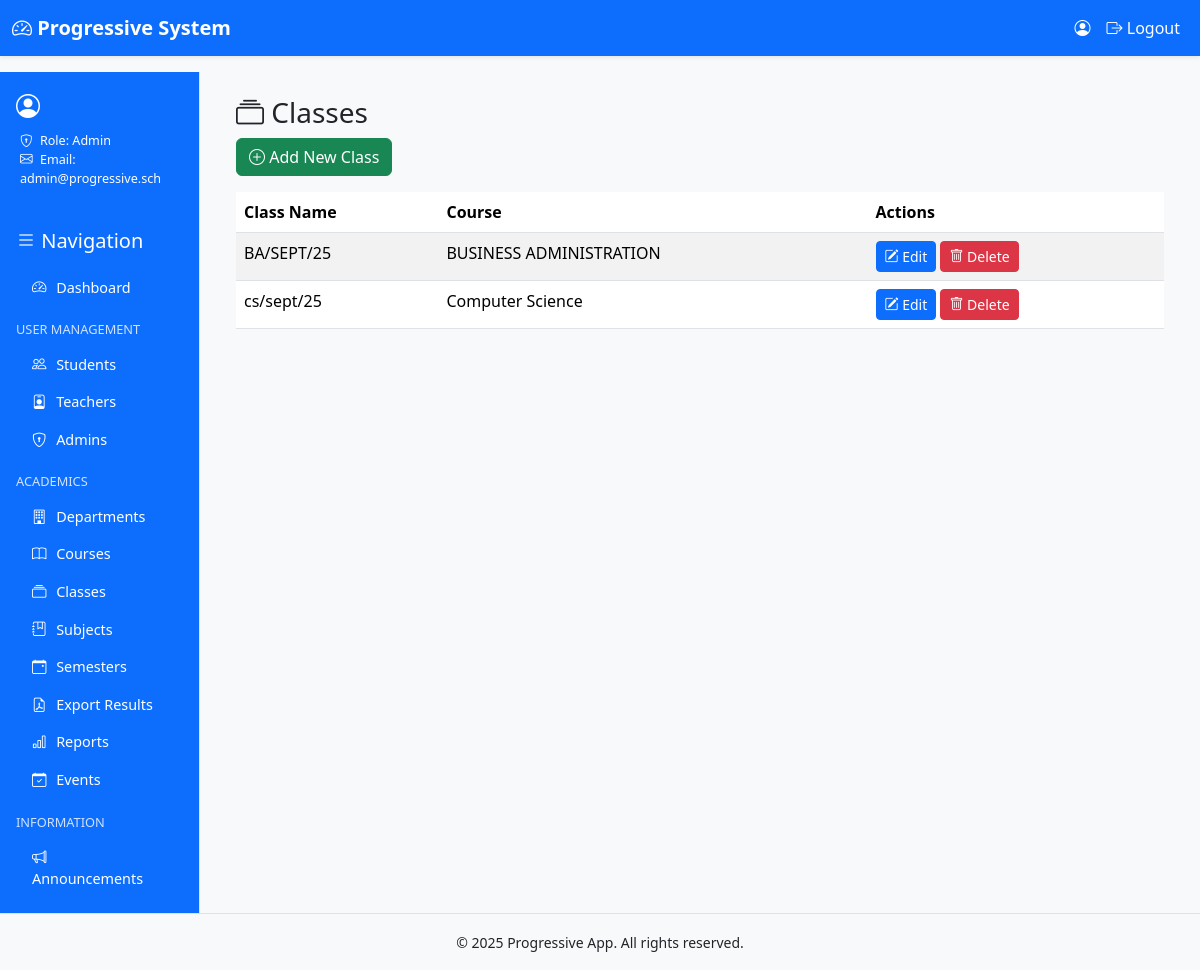
The page /classes/ (signed in) on the database its author committed.
### progressive_app/models.py (models this page shows, shortened)
class User(AbstractUser):
    ROLE_CHOICES = [
        ("admin", "Admin"),
        ("teacher", "Teacher"),
        ("student", "Student"),
    ]
    role = models.CharField(max_length=20, choices=ROLE_CHOICES)
    admission_number = models.CharField(max_length=20, blank=True, null=True, unique=True)
    department = models.ForeignKey("Department", on_delete=models.SET_NULL, null=True, blank=True)
    course = models.ForeignKey("Course", on_delete=models.SET_NULL, null=True, blank=True)
    school_class = models.ForeignKey("SchoolClass", on_delete=models.SET_NULL, null=True, blank=True)
    semester = models.ForeignKey("Semester", on_delete=models.SET_NULL, null=True, blank=True)

class SchoolClass(models.Model):
    name = models.CharField(max_length=100)
    course = models.ForeignKey(Course, on_delete=models.CASCADE, related_name="classes")

class Course(models.Model):
    name = models.CharField(max_length=100)
    department = models.ForeignKey(Department, on_delete=models.CASCADE, related_name="courses")

### progressive_app/views.py (the view)
# urls.py: path("classes/", views.classes_list, name="classes_list"),
@login_required
def classes_list(request):
    if not require_role(request.user, ["admin"]):
        return forbid_or_redirect_login(request)
    qs = SchoolClass.objects.select_related("course").order_by("name")
    return render(request, "admin/classes_list.html", {"classes": qs})

### progressive_app/views.py (called while the page is built)
def require_role(user, allowed_roles):
    return user.is_authenticated and user.role in allowed_roles

### progressive_app/templates/admin/classes_list.html (shortened to what this page needs)
{% extends 'base.html' %}
{% block content %}
<div class="container">
  <h3><i class="bi bi-collection"></i> Classes</h3>
  <a href="{% url 'progressive_app:class_create' %}" class="btn btn-success mb-3">
    <i class="bi bi-plus-circle"></i> Add New Class
  </a>
  <table class="table table-striped">
    <thead>
      <tr>
        <th>Class Name</th>
        <th>Course</th>
        <th>Actions</th>
      </tr>
    </thead>
    <tbody>
      {% for school_class in classes %}
      <tr>
        <td>{{ school_class.name }}</td>
        <td>{{ school_class.course.name }}</td>
        <td>
          <a href="{% url 'progressive_app:class_edit' school_class.id %}" class="btn btn-primary btn-sm">
            <i class="bi bi-pencil-square"></i> Edit
          </a>
          <a href="{% url 'progressive_app:class_delete' school_class.id %}" class="btn btn-danger btn-sm">
            <i class="bi bi-trash"></i> Delete
          </a>
        </td>
      </tr>
      {% empty %}
      <tr>
        <td colspan="3">No classes found.</td>
      </tr>
      {% endfor %}
    </tbody>
  </table>
</div>
{% endblock %}

### progressive_app/templates/base.html (shortened to what this page needs)
{% load static %}
<!doctype html>
<html lang="en">
  <head>
    <link href="https://cdn.jsdelivr.net/npm/bootstrap@5.3.2/dist/css/bootstrap.min.css" rel="stylesheet">
    <link href="https://cdn.jsdelivr.net/npm/bootstrap-icons@1.11.1/font/bootstrap-icons.css" rel="stylesheet">
    <link rel="stylesheet" href="{% static 'css/theme.css' %}">
  </head>
<body class="d-flex flex-column min-vh-100">
    <nav class="navbar navbar-expand-lg shadow-sm bg-light">
      <div class="container-fluid">
        <a class="navbar-brand" href="{% url 'progressive_app:dashboard' %}">
          <i class="bi bi-speedometer2"></i> Progressive System
        </a>
        <div class="collapse navbar-collapse" id="navbarNav">
          <ul class="navbar-nav ms-auto">
            {% if user.is_authenticated %}
              <li class="nav-item">
                <span class="nav-link">
                  <i class="bi bi-person-circle"></i> {{ user.first_name }} {{ user.last_name }}
                </span>
              </li>
              <li class="nav-item">
                <a class="nav-link text-warning" href="{% url 'progressive_app:logout' %}">
                  <i class="bi bi-box-arrow-right"></i> Logout
                </a>
              </li>
            {% else %}
              <li class="nav-item">
                <a class="nav-link" href="{% url 'progressive_app:login' %}">
                  <i class="bi bi-box-arrow-in-right"></i> Login
                </a>
              </li>
            {% endif %}
          </ul>
        </div>
      </div>
    </nav>
   <div class="container-fluid flex-grow-1">
      <div class="row min-vh-100">
        <div class="col-md-3 col-lg-2 sidebar bg-primary text-white p-3 d-flex flex-column">
          <div class="profile-box mb-4">
            <div class="d-flex align-items-center mb-2">
              <i class="bi bi-person-circle fs-4 me-2"></i>
            </div>
            <ul class="list-unstyled small ms-1">
              {% if user.role == 'student' %}
                <li><i class="bi bi-card-list me-1"></i> Admission: {{ user.admission_number }}</li>
                <li><i class="bi bi-collection me-1"></i> Class: {{ user.school_class.name }}</li>
                <li><i class="bi bi-building me-1"></i> Department: {{ user.department.name }}</li>
                <li><i class="bi bi-journal-bookmark me-1"></i> Course: {{ user.course.name }}</li>
              {% elif user.role == 'teacher' %}
                <li><i class="bi bi-building me-1"></i> Department: {{ user.department.name }}</li>
                <li><i class="bi bi-envelope me-1"></i> Email: {{ user.email }}</li>
              {% elif user.role == 'admin' %}
                <li><i class="bi bi-shield-lock me-1"></i> Role: Admin</li>
                <li><i class="bi bi-envelope me-1"></i> Email: {{ user.email }}</li>
              {% endif %}
            </ul>
          </div>
          <h5 class="mb-3"><i class="bi bi-list"></i> Navigation</h5>
          <div class="list-group list-group-flush flex-grow-1">
            <a href="{% url 'progressive_app:dashboard' %}" class="list-group-item list-group-item-action bg-primary text-white">
              <i class="bi bi-speedometer2"></i> Dashboard
            </a>
            {% if user.role == 'admin' %}
              <h6 class="mt-3 mb-2">User Management</h6>
              <a href="{% url 'progressive_app:students_list' %}" class="list-group-item bg-primary text-white"><i class="bi bi-people"></i> Students</a>
              <a href="{% url 'progressive_app:teachers_list' %}" class="list-group-item bg-primary text-white"><i class="bi bi-person-badge"></i> Teachers</a>
              <a href="{% url 'progressive_app:admins_list' %}" class="list-group-item bg-primary text-white"><i class="bi bi-shield-lock"></i> Admins</a>
              <h6 class="mt-3 mb-2">Academics</h6>
              <a href="{% url 'progressive_app:departments_list' %}" class="list-group-item bg-primary text-white"><i class="bi bi-building"></i> Departments</a>
              <a href="{% url 'progressive_app:courses_list' %}" class="list-group-item bg-primary text-white"><i class="bi bi-book"></i> Courses</a>
              <a href="{% url 'progressive_app:classes_list' %}" class="list-group-item bg-primary text-white"><i class="bi bi-collection"></i> Classes</a>
              <a href="{% url 'progressive_app:subjects_list' %}" class="list-group-item bg-primary text-white"><i class="bi bi-journal-bookmark"></i> Subjects</a>
              <a href="{% url 'progressive_app:semesters_list' %}" class="list-group-item bg-primary text-white"><i class="bi bi-calendar-event"></i> Semesters</a>
              <a href="{% url 'progressive_app:admin_results_pdf' %}" class="list-group-item bg-primary text-white"><i class="bi bi-file-earmark-pdf"></i> Export Results</a>
              <a href="{% url 'progressive_app:reports' %}" class="list-group-item bg-primary text-white"><i class="bi bi-bar-chart"></i> Reports</a>
              <a href="{% url 'progressive_app:events_list' %}" class="list-group-item bg-primary text-white"><i class="bi bi-calendar-check"></i> Events</a>
            {% endif %}
            <h6 class="mt-3 mb-2">Information</h6>
            <a href="{% url 'progressive_app:announcements_list' %}" class="list-group-item bg-primary text-white"><i class="bi bi-megaphone"></i> Announcements</a>
          </div>
        </div>
        <main class="col-md-9 col-lg-10 p-4">
          {% block content %}{% endblock %}
        </main>
      </div>
    </div>
    <footer class="bg-light text-center py-3 border-top mt-auto">
      <small>&copy; {% now "Y" %} Progressive App. All rights reserved.</small>
    </footer>
  </body>
</html>

### static/css/theme.css (style rules this page uses)
:root { --prog-blue: #0d6efd; }
.btn-primary { background: var(--prog-blue); border-color: var(--prog-blue); }
a { text-decoration: none; }
body { font-family: "Segoe UI", Roboto, Helvetica, Arial, sans-serif; background-color: #f8f9fa; }
.navbar { background-color: #0d6efd !important; }
.navbar-brand { font-weight: bold; color: #fff !important; }
.navbar .nav-link { color: #fff !important; }
.sidebar { min-height: 100vh; border-right: 1px solid #dee2e6; background-color: #0d6efd; }
.sidebar h5, .sidebar h6 { color: #fff; }
.list-group-item { background-color: #0d6efd; color: #fff; border: none; }
.list-group-item i { margin-right: 6px; }
.btn-primary { background-color: #0d6efd; border-color: #0d6efd; }
.sidebar { font-size: 0.9rem; }
.sidebar .list-group-item { background-color: #0d6efd; color: #fff; border: none; }
.sidebar h6 { font-size: 0.8rem; text-transform: uppercase; margin-top: 1rem; margin-bottom: 0.5rem; color: #cfe2ff; }

### rows shown on the page
User: email "admin@progressive.sch"
SchoolClass: name "BA/SEPT/25", course.name "BUSINESS ADMINISTRATION"
SchoolClass: name "cs/sept/25", course.name "Computer Science"
